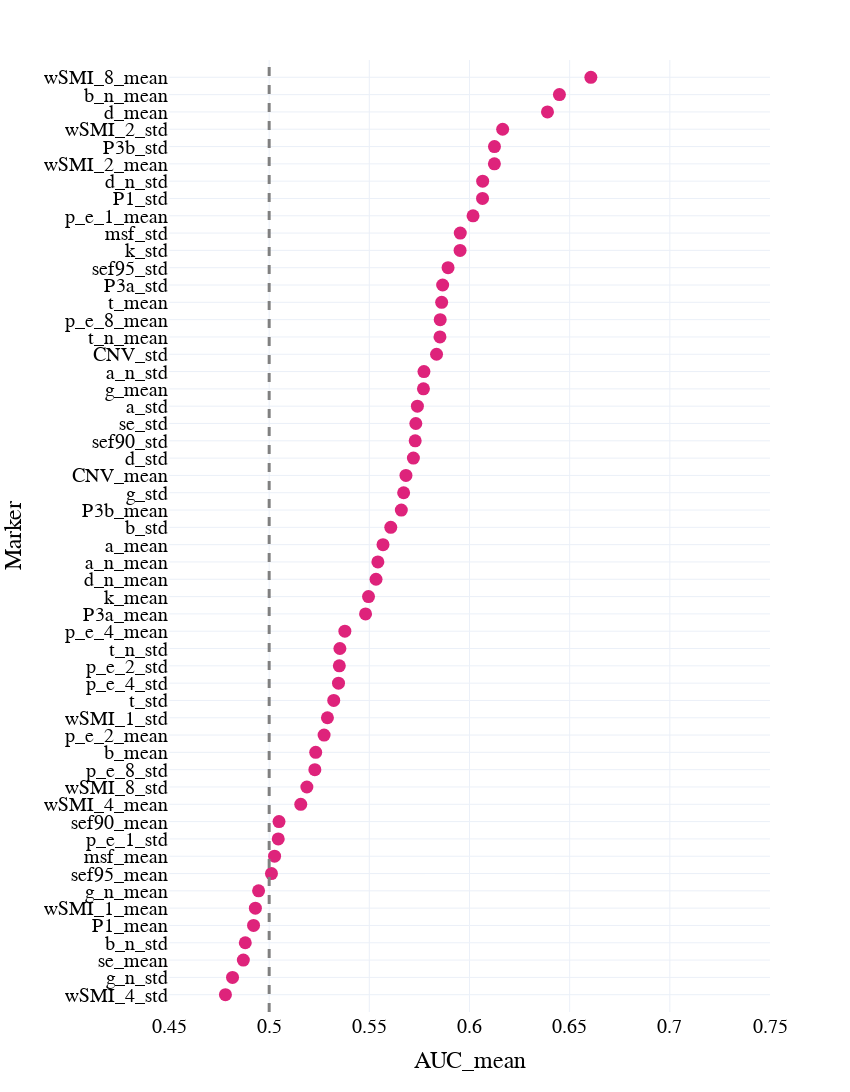

The notebook cell this image was saved under:
### Code cell
mind_merf = pd.read_csv(os.path.join(results_path, 'univariate_merf_mind.csv'))

# segment_mw_roc = segment_mw_roc.sort_values(by = 'AUC', ascending = False).head(10).append(segment_mw_roc.sort_values(by = 'AUC', ascending = False).tail(10))

fig = px.scatter(mind_merf.sort_values(by = 'AUC_mean'),x = 'AUC_mean', y = 'Marker', template = "plotly_white", 
                
#                  color = 'significant',
                 color_discrete_sequence = [pink, green,orange, pink], 
                 
                 category_orders = {'significant': ['p > 0.05','p < 0.05 uncorrected', 'p < 0.05 FDR corrected']},
                 labels = {'AUC': 'sTUT>dTUT              sTUT<dTUT', }
                )
fig.add_vline(x=0.5, line_width=3, line_dash="dash", line_color="grey")
fig.update_traces(marker=dict(size = 13))

fig.update_layout(
    width=850,
    height=1300,
#     autosize = True, 
    template = 'plotly_white',
        font=dict(
        family="Times new roman",
        size=20,
        color="black"
    ),
    xaxis = dict(
            visible=True,
            range = [0.45,0.75], 
            tickfont = {"size": 20},
        ),
    yaxis = dict(
        tickfont = {"size": 20},
        autorange = False,    
        automargin = True,
        range = [-1,len(mind_merf)],
        dtick = 1
        ),
    showlegend=True, 

)

fig.show()

fig.write_image(os.path.join(fig_path,'univariate_merf_mind.png'))
fig.write_image(os.path.join(fig_path,'univariate_merf_mind.pdf'))
fig.write_html(os.path.join(fig_path,'univariate_merf_mind.html'))

### Figure 1 — Plotly figure (JSON) as saved in the notebook; plotly's stock layout.template omitted (floating-point values rounded to 4 significant figures)
{"data": [{"hovertemplate": "AUC_mean=%{x}<br>Marker=%{y}<extra></extra>", "legendgroup": "", "marker": {"color": "#DE237B", "size": 13, "symbol": "circle"}, "mode": "markers", "name": "", "orientation": "h", "showlegend": false, "type": "scatter", "x": [0.4782, 0.4817, 0.4871, 0.4881, 0.4922, 0.4931, 0.4947, 0.5011, 0.5027, 0.5045, 0.5049, 0.5158, 0.5188, 0.5228, 0.5232, 0.5274, 0.5291, 0.5322, 0.5346, 0.535, 0.5353, 0.5378, 0.5481, 0.5496, 0.5533, 0.5543, 0.5568, 0.5607, 0.566, 0.5671, 0.5683, 0.572, 0.5729, 0.5732, 0.574, 0.577, 0.5773, 0.5836, 0.5853, 0.5854, 0.5861, 0.5866, 0.5893, 0.5953, 0.5954, 0.6018, 0.6065, 0.6066, 0.6124, 0.6125, 0.6166, 0.6389, 0.6449, 0.6606], "xaxis": "x", "y": ["wSMI_4_std", "g_n_std", "se_mean", "b_n_std", "P1_mean", "wSMI_1_mean", "g_n_mean", "sef95_mean", "msf_mean", "p_e_1_std", "sef90_mean", "wSMI_4_mean", "wSMI_8_std", "p_e_8_std", "b_mean", "p_e_2_mean", "wSMI_1_std", "t_std", "p_e_4_std", "p_e_2_std", "t_n_std", "p_e_4_mean", "P3a_mean", "k_mean", "d_n_mean", "a_n_mean", "a_mean", "b_std", "P3b_mean", "g_std", "CNV_mean", "d_std", "sef90_std", "se_std", "a_std", "g_mean", "a_n_std", "CNV_std", "t_n_mean", "p_e_8_mean", "t_mean", "P3a_std", "sef95_std", "k_std", "msf_std", "p_e_1_mean", "P1_std", "d_n_std", "wSMI_2_mean", "P3b_std", "wSMI_2_std", "d_mean", "b_n_mean", "wSMI_8_mean"], "yaxis": "y"}], "layout": {"font": {"color": "black", "family": "Times new roman", "size": 20}, "height": 1300, "legend": {"tracegroupgap": 0}, "margin": {"t": 60}, "shapes": [{"line": {"color": "grey", "dash": "dash", "width": 3}, "type": "line", "x0": 0.5, "x1": 0.5, "xref": "x", "y0": 0, "y1": 1, "yref": "y domain"}], "showlegend": true, "width": 850, "xaxis": {"anchor": "y", "domain": [0, 1], "range": [0.45, 0.75], "tickfont": {"size": 20}, "title": {"text": "AUC_mean"}, "visible": true}, "yaxis": {"anchor": "x", "automargin": true, "autorange": false, "domain": [0, 1], "dtick": 1, "range": [-1, 54], "tickfont": {"size": 20}, "title": {"text": "Marker"}}}}
